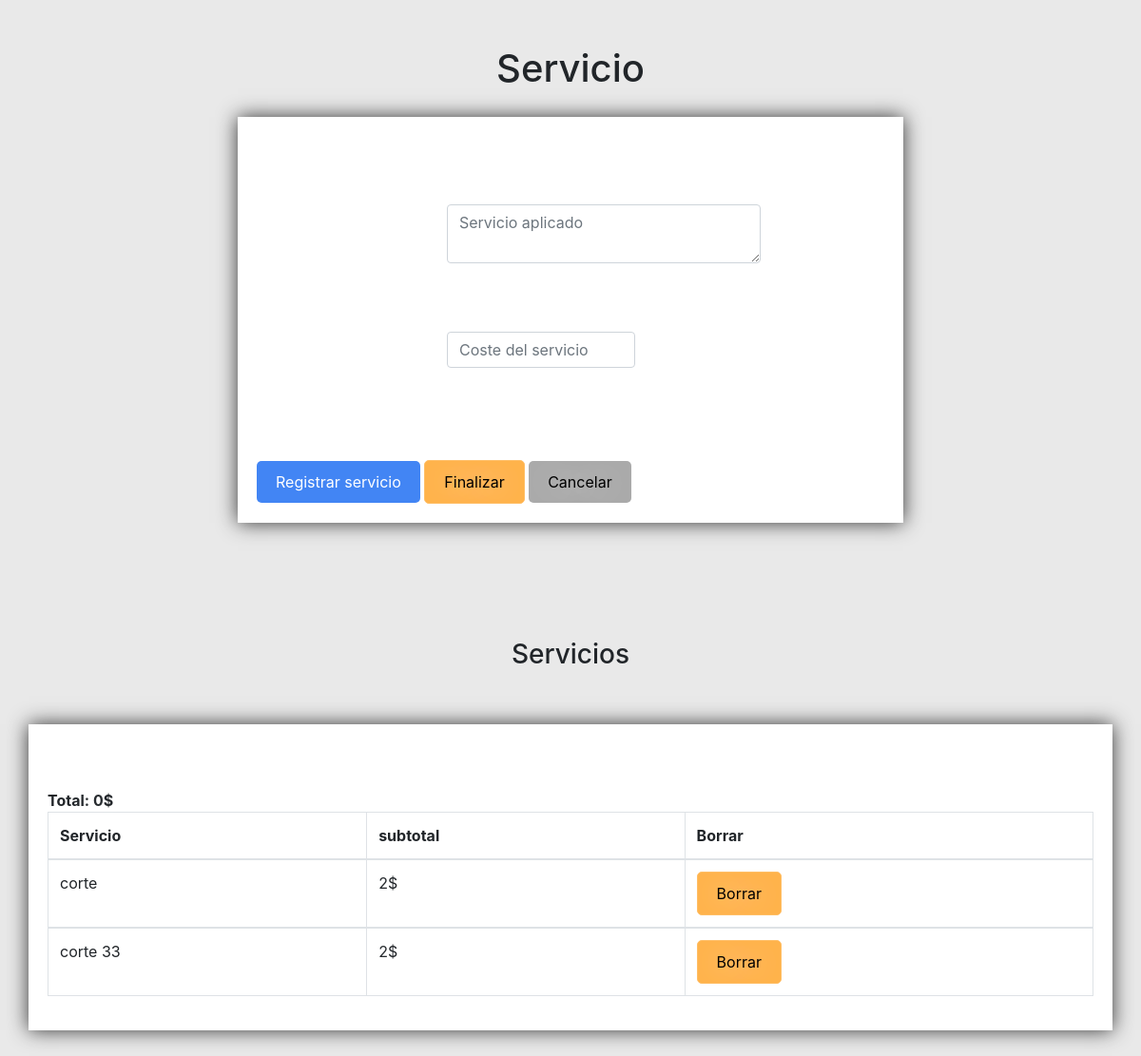
Before: /RegistroConsultaDos.php with the older database file.
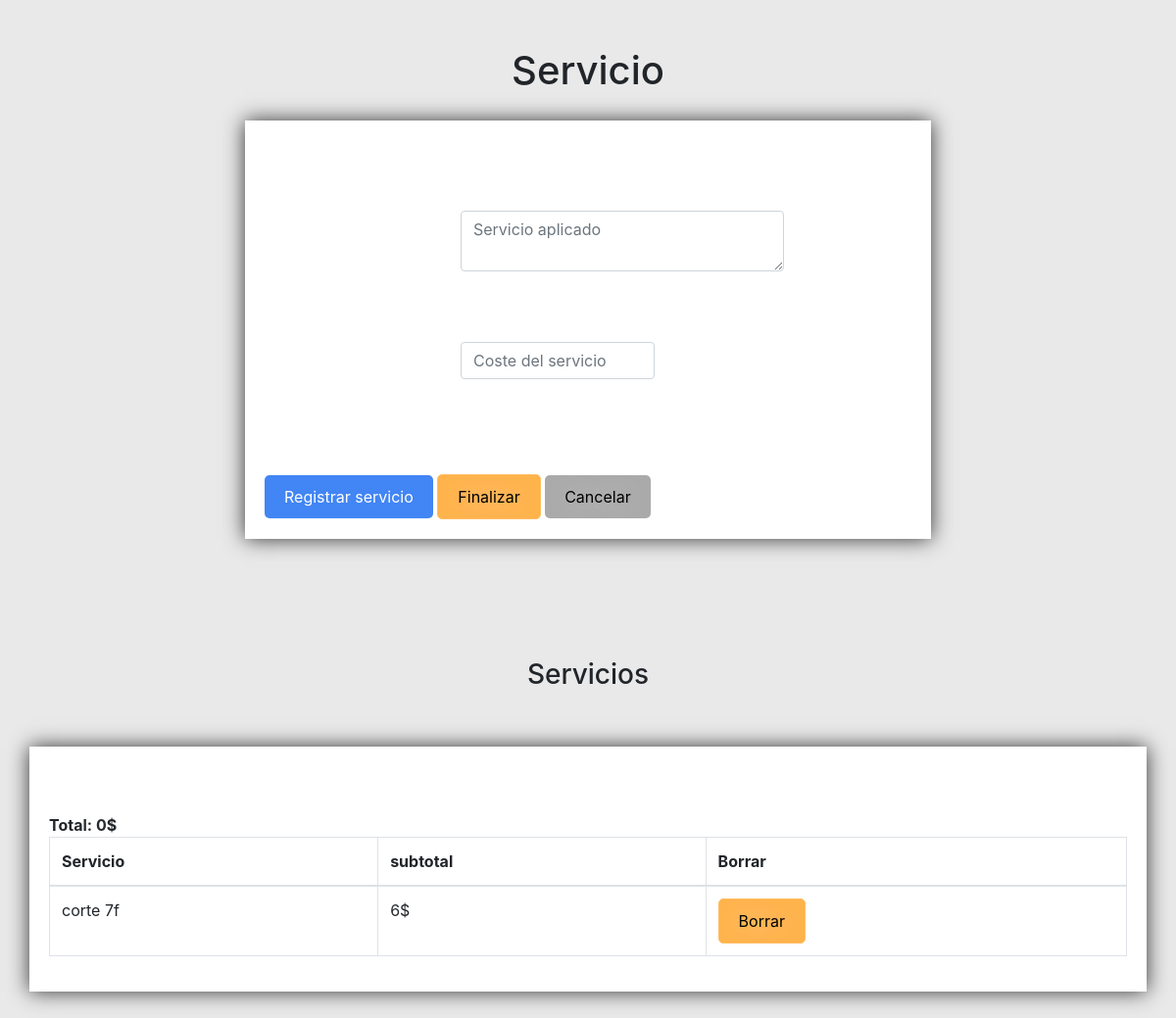
After: the same page with the newer database file.
### tables this page shows
CREATE TABLE `consulta_detalle` (
  `id` int(11) NOT NULL AUTO_INCREMENT,
  `id_con` int(11) NOT NULL,
  `servicio` varchar(50) NOT NULL,
  `subtotal` int(11) NOT NULL,
  PRIMARY KEY (`id`),
  KEY `id_con` (`id_con`),
  CONSTRAINT `consulta_detalle_ibfk_1` FOREIGN KEY (`id_con`) REFERENCES `consulta` (`id_consulta`) ON DELETE CASCADE ON UPDATE CASCADE
);

### RegistroConsultaDos.php (the view, shortened to what this page needs)
<?php
$c= new Conectar();
$enlace = $c->ConectarMetodo();
?>
<!DOCTYPE html>
<html>
<head>
</head>
<body style="background-color: #e9e9e9">
	<link rel="stylesheet" href="./css/bootstrap.css">
<link rel="stylesheet" href="./css/body.css">
<link rel="stylesheet" type="text/css" href="./css/top.css">
<br>
<br>
<h1 class="centrado">Servicio</h1>
<br>
<div class="" style="margin-left:250px; margin-right:250px; margin-top: -5px; margin-bottom: 50px; padding: 20px; background-color: #fff; text-shadow: 0 0 30px #fff;
			       box-shadow: 0 0 20px #333; height:30% ">
<form action="LlenarConsulta.php" method="POST" >
<br>
<br>
<br>
<textarea class="form-control" style="width: 50%; margin-left: 200px" id= "observacion" name="observacion" required type="text" equired pattern="[A-Za-z ]+" placeholder="Servicio aplicado" autocomplete="off"></textarea>
<br>
<br>
<br>
<tr>
<input class="form-control" style="width: 30%; margin-left: 200px" id= "total" name="total" min="1" required type="number" placeholder="Coste del servicio" autocomplete="off">
</tr>
<br>
<br>
<tr><button style="margin-top: 50px;" type="submit" class="success">Registrar servicio</button></tr>
<tr><a class="btn_a" href="RegistroConsultaHecho.php">Finalizar</a></tr>
<tr><a class="cancel" href="RegresarDeConsultaServicio.php">Cancelar</a></tr>
</form>
</div>
<?php
if(isset($_SESSION['id_con'])) {
$id_con = $_SESSION['id_con'];
	$sql= "SELECT * from consulta_detalle where id_con = '$id_con'";
	$resultado = mysqli_query($enlace, $sql);
	?>
	<br>
	<br>
	<br>
	<h3 class="centrado">Servicios</h3>
	<br>
	<br>
		<div class="col-xs-12">
			<div class="container" style="margin-bottom: 50px; padding: 20px; background-color: #fff; text-shadow: 0 0 30px #fff;
			       box-shadow: 0 0 20px #333; height:30% ">
<table class="table table-bordered" id="tabla_rcd">
<thead>
<th>Servicio</th>
<th>subtotal</th>
<th>Borrar</th>
</thead>
<br>
<br>
	<?php foreach ($resultado as $fila) { ?>
<tbody>
<tr>
	<td><?php echo $fila["servicio"];?></td>
    <td><?php echo $fila["subtotal"]."$";?></td>
<td><a class="btn_a" href="BorrarServicio.php?id_servicio=<?php echo $fila['id']; ?>">Borrar</a></td>
	<?php }?>
	<strong class="centrado">Total: <?php echo $_SESSION["TotalReal"]."$";?></strong><?php } ?>
</tr>
</tbody>
</table>
</div>
</div>
</body>
</html>

### css/body.css (style rules this page uses)
.centrado { text-align: center; }

### css/top.css (style rules this page uses)
.btn_a { display: inline-block; padding: 10px 20px; background-color: #ffb34b; color: black; text-align: center; font-size: 16px; border: none; border-radius: 5px; cursor: pointer; text-decoration: none; }
.btn_a:link { outline: none; text-decoration: none; display: inline-block; border: 1px solid #ffbe65 ; color: black; }
.btn_a:link, .btn_a:visited, .btn_a:focus { background: #ffb34b; border: 1px solid #ffbe65; color:black; }
.success { display: inline-block; padding:10px 20px; background-color: #4285f4; color: white; text-align: center; border: none; border-radius:5px; cursor: pointer; text-decoration: none; }
.cancel { display: inline-block; padding: 10px 20px; background-color: #aaa; color: black; text-align: center; font-size: 16px; border: none; border-radius: 5px; cursor: pointer; text-decoration: none; }

Changed rows visible on the page:
no longer on this page (row unchanged): consulta_detalle: servicio "corte", subtotal "2"
no longer on this page (row unchanged): consulta_detalle: servicio "corte 33", subtotal "2"
added consulta_detalle: servicio "corte 7f", subtotal "6"
